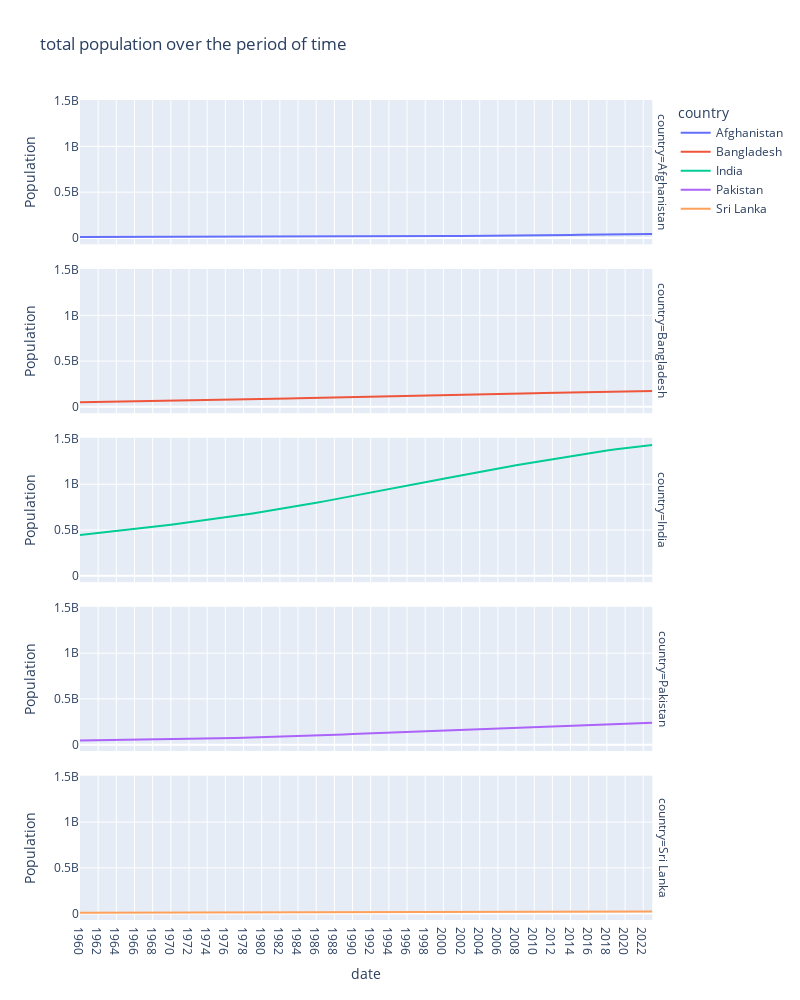

Write notebook code for a chart like this one.
### Code cell
fig7 = px.line(country5,x='date',
               y='Population',
               color='country',
               facet_row='country',
               title='total population over the period of time')
fig7.update_layout(height=1000, width=800)
fig7.show()
